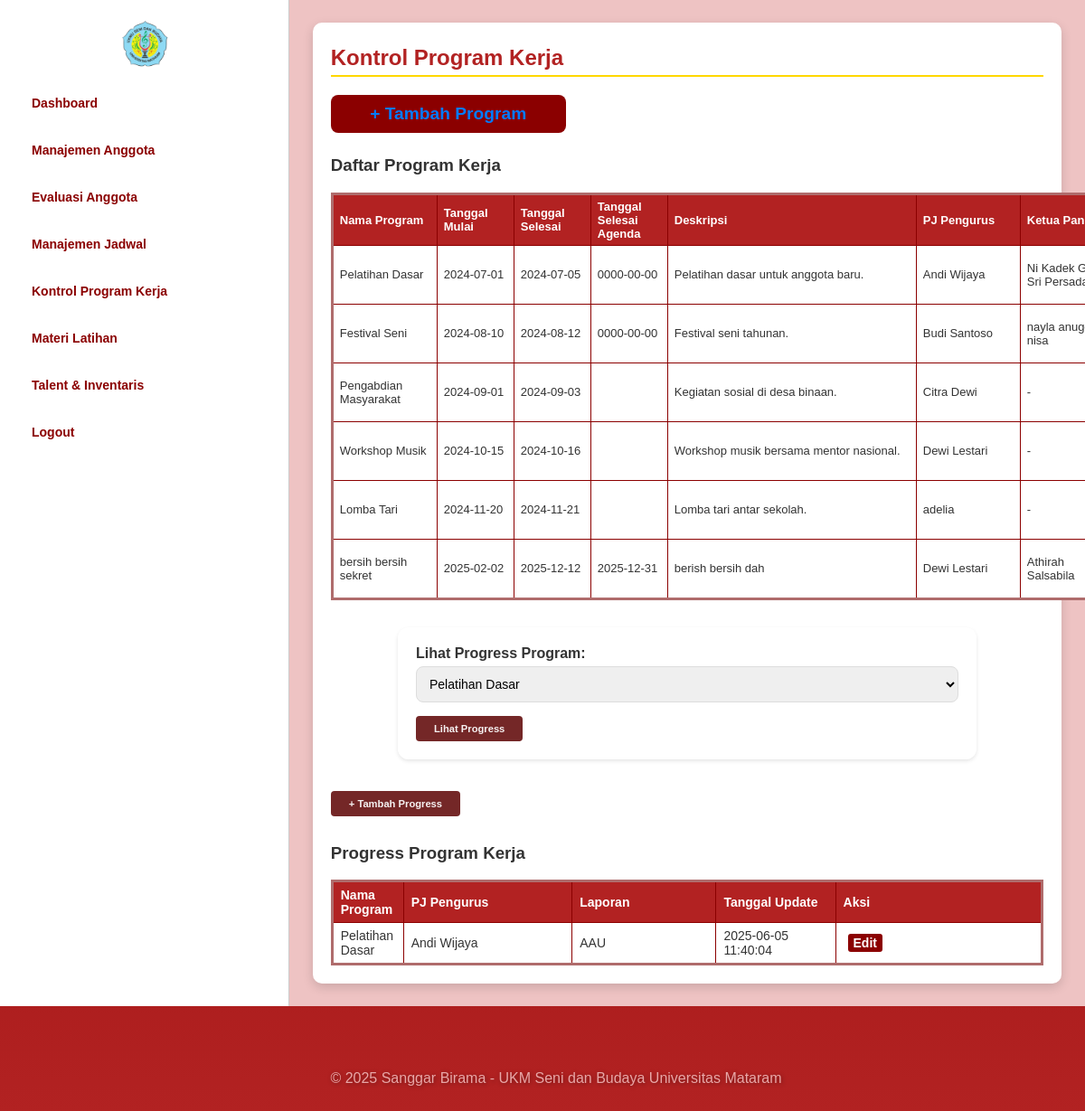
Page /app/controllers/pengurus/kontrol_program.php?filter_program=1 (signed in) on the earlier database version.
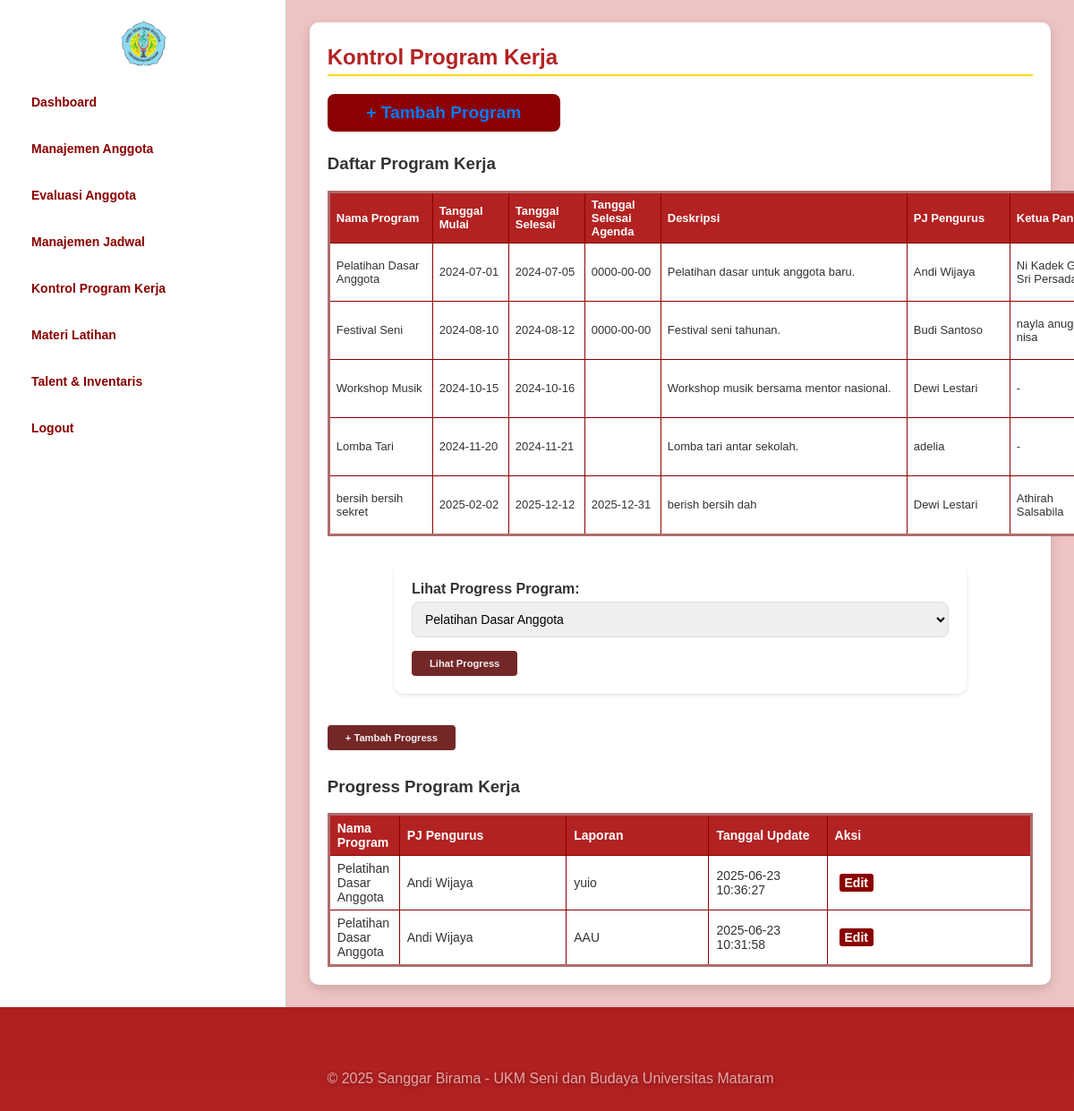
Same page on the later database version.
### tables this page shows
CREATE TABLE `program_kerja` (
  `id` int(11) NOT NULL,
  `nama_program` varchar(255) NOT NULL,
  `tanggal_mulai` date NOT NULL,
  `tanggal_selesai` date NOT NULL,
  `deskripsi` text DEFAULT NULL,
  `pj_pengurus` int(11) DEFAULT NULL,
  `ketua_panitia` int(11) DEFAULT NULL,
  `status` varchar(50) DEFAULT NULL,
  `tanggal_selesai_agenda` date DEFAULT NULL
);

CREATE TABLE `pengurus` (
  `id_pengurus` int(11) NOT NULL,
  `nama_pengurus` text NOT NULL,
  `nim` varchar(20) NOT NULL,
  `angkatan` int(10) NOT NULL,
  `jabatan` text NOT NULL,
  `kontak` int(20) NOT NULL,
  `user_id` int(11) DEFAULT NULL
);

CREATE TABLE `anggota` (
  `id` int(11) NOT NULL,
  `nama` varchar(100) NOT NULL,
  `nra` varchar(20) NOT NULL,
  `angkatan` int(4) NOT NULL,
  `user_id` int(11) NOT NULL
);

CREATE TABLE `progress_proker` (
  `id` int(11) NOT NULL,
  `id_program` int(11) NOT NULL,
  `laporan` text DEFAULT NULL,
  `tanggal_update` datetime DEFAULT NULL
);

### app/controllers/pengurus/kontrol_program.php (called while the page is built, shortened)
<?php
require_once __DIR__ . '/../../config/config.php';
$stmt = $mysqli->prepare("
    SELECT pk.id, pk.nama_program, pk.tanggal_mulai, pk.tanggal_selesai, pk.deskripsi,
           pk.pj_pengurus, pengurus.nama_pengurus,
           pk.ketua_panitia, anggota.nama AS nama_ketua,
           pk.status, pk.tanggal_selesai_agenda
    FROM program_kerja pk
    LEFT JOIN pengurus ON pk.pj_pengurus = pengurus.id_pengurus
    LEFT JOIN anggota ON pk.ketua_panitia = anggota.id
");
$stmt->execute();
$program_result = $stmt->get_result();
$program_list = $mysqli->query("SELECT id, nama_program FROM program_kerja");
$filter_program = isset($_GET['filter_program']) ? intval($_GET['filter_program']) : 0;
$progress_sql = "
    SELECT p.id, p.id_program, pk.nama_program, p.laporan, p.tanggal_update, pengurus.nama_pengurus
    FROM progress_proker p
    JOIN program_kerja pk ON p.id_program = pk.id
    LEFT JOIN pengurus ON pk.pj_pengurus = pengurus.id_pengurus
";
if ($filter_program) {
    $progress_sql .= " WHERE p.id_program = $filter_program ";
}
$progress_sql .= " ORDER BY p.tanggal_update DESC";
$progress_result = $mysqli->query($progress_sql);
include __DIR__ . '/../../views/pengurus/kontrol_program.php';

### app/views/pengurus/kontrol_program.php (the view, shortened to what this page needs)
<!DOCTYPE html>
<html lang="id">
<head>
  <link rel="stylesheet" href="/SI-BIRAMA/public/css/style.css">
</head>
<body>
  <div class="layout-wrapper">
    <div class="main-content">
      <div class="content">
        <h2>Kontrol Program Kerja</h2>
        <a href="tambah_program.php" class="button">+ Tambah Program</a>
        <h3 style="margin-top: 25px;">Daftar Program Kerja</h3>
        <table class="custom-table-program">
          <tr>
            <th>Nama Program</th>
            <th>Tanggal Mulai</th>
            <th>Tanggal Selesai</th>
            <th>Tanggal Selesai Agenda</th>
            <th>Deskripsi</th>
            <th>PJ Pengurus</th>
            <th>Ketua Panitia</th>
          </tr>
          <?php while ($program = $program_result->fetch_assoc()): ?>
            <tr>
              <td><?= htmlspecialchars($program["nama_program"]); ?></td>
              <td><?= htmlspecialchars($program["tanggal_mulai"]); ?></td>
              <td><?= htmlspecialchars($program["tanggal_selesai"]); ?></td>
              <td><?= htmlspecialchars($program["tanggal_selesai_agenda"]); ?></td>
              <td><?= htmlspecialchars($program["deskripsi"]); ?></td>
              <td><?= htmlspecialchars($program["nama_pengurus"] ?? '-'); ?></td>
              <td><?= htmlspecialchars($program["nama_ketua"] ?? '-'); ?></td>
            </tr>
          <?php endwhile; ?>
        </table>
        <form method="GET" action="#progress-proker" style="margin-top: 30px;">
          <label for="filter_program"><b>Lihat Progress Program:</b></label>
          <select name="filter_program" id="filter_program" required>
            <?php
            mysqli_data_seek($program_list, 0);
            while ($row = $program_list->fetch_assoc()):
              $selected = ($filter_program == $row['id']) ? 'selected' : '';
              echo "<option value='{$row['id']}' $selected>".htmlspecialchars($row['nama_program'])."</option>";
            endwhile;
            ?>
          </select>
          <button type="submit" class="button">Lihat Progress</button>
        </form>
        <?php if ($filter_program): ?>
         <button type="button" class="button" onclick="window.location.href='tambah_progress.php?id_program=<?= $filter_program; ?>'">+ Tambah Progress</button>
        <?php endif; ?>
        <h3 id="progress-proker" style="margin-top:30px;">Progress Program Kerja</h3>
        <table class="custom-table">
          <tr>
            <th>Nama Program</th>
            <th>PJ Pengurus</th>
            <th>Laporan</th>
            <th>Tanggal Update</th>
            <th>Aksi</th>
          </tr>
          <?php if ($filter_program): ?>
            <?php if ($progress_result && $progress_result->num_rows > 0): ?>
              <?php while ($progress = $progress_result->fetch_assoc()): ?>
                <tr>
                  <td><?= htmlspecialchars($progress["nama_program"]); ?></td>
                  <td><?= htmlspecialchars($progress["nama_pengurus"] ?? '-'); ?></td>
                  <td><?= nl2br(htmlspecialchars($progress["laporan"])); ?></td>
                  <td><?= htmlspecialchars($progress["tanggal_update"]); ?></td>
                  <td>
                    <a href="edit_progress.php?id=<?= $progress["id"]; ?>" class="link-button">Edit</a>
                  </td>
                </tr>
              <?php endwhile; ?>
            <?php endif; ?>
          <?php else: ?>
            <tr>
              <td colspan="5" style="text-align:center;">Silakan pilih program kerja untuk melihat/mengisi progress.</td>
            </tr>
          <?php endif; ?>
        </table>
      </div>
    </div>
  </div>
  <?php include __DIR__ . '/../footer.php'; ?>
</body>
</html>

### app/views/footer.php (shortened to what this page needs)
    <footer>
        <p>&copy; 2025 Sanggar Birama - UKM Seni dan Budaya Universitas Mataram</p>
    </footer>
</body>
</html>

Differences in the rows shown:
removed program_kerja: nama_program "Pengabdian Masyarakat", tanggal_mulai "2024-09-01", tanggal_selesai "2024-09-03", deskripsi "Kegiatan sosial di desa binaan.", pj_pengurus.nama_pengurus "Citra Dewi", nama_ketua "-"
changed program_kerja "Pelatihan dasar untuk anggota baru.": nama_program "Pelatihan Dasar" → "Pelatihan Dasar Anggota"
added progress_proker: id_program.nama_program "Pelatihan Dasar Anggota", pengurus.nama_pengurus "Andi Wijaya", laporan "yuio", tanggal_update "2025-06-23 10:36:27"
changed progress_proker "AAU": id_program.nama_program "Pelatihan Dasar" → "Pelatihan Dasar Anggota"; tanggal_update "2025-06-05 11:40:04" → "2025-06-23 10:31:58"
Other differences:
form field filter_program: "Pelatihan Dasar" → "Pelatihan Dasar Anggota"
